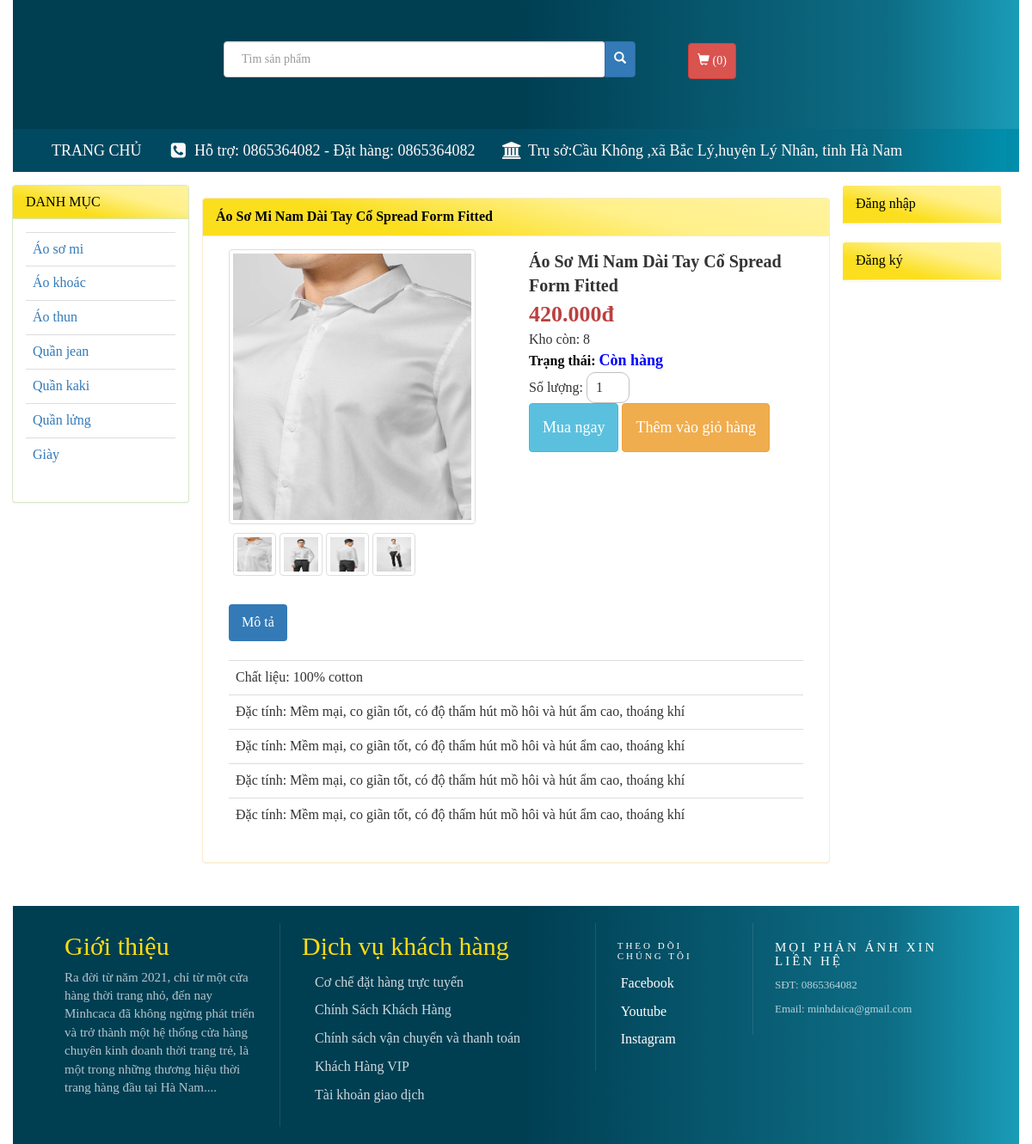
The app's page /?menu=product_info&masp=14 with its own data.
### tables this page shows
CREATE TABLE `menu_doc` (
  `id` int(11) NOT NULL,
  `title` varchar(255) DEFAULT NULL,
  `sub_1` varchar(255) NOT NULL,
  `sub_2` varchar(255) NOT NULL,
  `sub_3` varchar(255) NOT NULL,
  `sub_4` varchar(255) NOT NULL,
  `sub_5` varchar(255) NOT NULL,
  `sub_6` varchar(255) NOT NULL,
  `sub_7` varchar(255) NOT NULL,
  `sub_1_link` varchar(1000) NOT NULL,
  `sub_2_link` varchar(1000) NOT NULL,
  `sub_3_link` varchar(1000) NOT NULL,
  `sub_4_link` varchar(1000) NOT NULL,
  `sub_5_link` varchar(1000) NOT NULL,
  `sub_6_link` varchar(1000) NOT NULL,
  `sub_7_link` varchar(1000) NOT NULL
);

CREATE TABLE `thongtinsp` (
  `id` int(11) NOT NULL,
  `masp` int(11) NOT NULL,
  `mota1` varchar(1000) DEFAULT NULL,
  `mota2` varchar(1000) DEFAULT NULL,
  `mota3` varchar(1000) DEFAULT NULL,
  `mota4` varchar(1000) DEFAULT NULL,
  `mota5` varchar(1000) DEFAULT NULL
);

CREATE TABLE `san_pham` (
  `masp` int(11) NOT NULL,
  `tensp` varchar(255) NOT NULL,
  `giasp` int(11) NOT NULL,
  `soluong` int(11) NOT NULL,
  `img` varchar(1000) DEFAULT NULL,
  `img1` varchar(1000) DEFAULT NULL,
  `img2` varchar(1000) DEFAULT NULL,
  `img3` varchar(1000) DEFAULT NULL,
  `loaisp` varchar(255) NOT NULL,
  `noi_bat` varchar(255) DEFAULT NULL,
  `mua_nhieu` int(11) DEFAULT NULL
);

### chuc_nang/san_pham/product_info.php (the view, shortened to what this page needs)
<div class="product-info">
<?php
	include ('connect.php');
	$sl   = 'select * from san_pham join thongtinsp on san_pham.masp= thongtinsp.masp where san_pham.masp=' . $_GET['masp'];
	$exec = mysqli_query($connect, $sl);
	$row  = mysqli_fetch_array($exec);
?>
	<div class="panel panel-warning">
    	<div class="panel-heading">
    		<span style="font-weight: bold; color: "><?php echo $row['tensp']; ?></span>
		</div>
    	<div class="panel-body">
			<form method="GET">
				<div class="img-sp col-xs-12 col-sm-12 col-md-6 col-lg-6">
					<img id="img" class="img-thumbnail" src="images/<?php echo $row['img']; ?>">
					<div class="col-xs-12 col-sm-12 col-md-12 col-lg-12">
						<div style="margin-left: -10px; padding-top: 10px;">
							<img class="img-thumbnail" src="images/<?php echo $row['img']; ?>" style="width: 50px; height: 50px;" onclick="img1();" alt="">
							<img class="img-thumbnail" src="images/<?php echo $row['img1']; ?>" style="width: 50px; height: 50px;" onclick="img2();" alt="">
							<img class="img-thumbnail" src="images/<?php echo $row['img2']; ?>" style="width: 50px; height: 50px;" onclick="img3();" alt="">
							<img class="img-thumbnail" src="images/<?php echo $row['img3']; ?>" style="width: 50px; height: 50px;" onclick="img4();" alt="">
						</div>
					</div>
				</div>
				<div class="info_sp col-xs-12 col-sm-12 col-md-6 col-lg-6">
					<span style="font-size: 20px; font-weight: bold;" name="tensp"><?php echo $row['tensp']; ?></span>
					<span style="color: #BB4040; font-weight: bold; font-size: 26px;" name="giasp"><?php echo number_format($row['giasp'], 0, ",", ".") . "đ"; ?></span></br>
					<span >Kho còn: <?php echo $row['soluong']; ?></span><br>
					<span style="color: black; font-size: 16px; font-weight: bold; margin-top: 15px;">Trạng thái:
				<?php
					if ($row['soluong'] > 0) {
						echo '<span style="color: blue; font-size: 18px; ">Còn hàng</span>';
				?>
						</span><br>
						<span style="margin-top: 10px;" >Số lượng:
							<input type="number" style="width: 50px; height: 36px; border-radius: 10px; border: solid silver 0.1px; padding-left: 10px; " name="soluong" value="1"min="1" max="<?php echo $row['soluong'] ?>">
						</span><br>
						<a href="?menu=mua_ngay&masp=<?php echo $row['masp']; ?>&soluong=1" style="padding: 15px; font-size: 18px;" class="btn btn-info" >Mua ngay</a>
						<input type="submit" class="btn btn-warning" style="padding: 15px; font-size: 18px" value="Thêm vào giỏ hàng">
				<?php
					}
					else {
						echo '<span style="color: red; font-size: 18px; ">Hết hàng</span>';
					}
				?>
				</div>
			</form>
		<div class="col-xs-12 col-sm-12 col-md-12 col-lg-12" style="padding-top: 10px;">
			<ul class="nav nav-pills">
				<li class="active">
					<br><a data-toggle="pill" href="#thong_tin">Mô tả</a><br>
				</li>
			</ul>
			<div class="tab-content">
				<div id="thong_tin" class="tab-pane fade in  active">
					<table class="table">
						<tr>
							<td><?php echo $row['mota1']; ?></td>
						</tr>
						<tr>
							<td><?php echo $row['mota2']; ?></td>
						</tr>
						<tr>
							<td><?php echo $row['mota3']; ?></td>
						</tr>
						<tr>
							<td><?php echo $row['mota4']; ?></td>
						</tr>
						<tr>
							<td><?php echo $row['mota5']; ?></td>
						</tr>
					</table>
				</div>
			</div>
		</div>
	</div>
</div>
</div>

### left.php (shortened to what this page needs)
<div class="row">
    <div class="panel-group" id="accordion">
     <?php
		include('connect.php');
		$sl= "select * from menu_doc";
		$exec= mysqli_query($connect,$sl);
		while($row= mysqli_fetch_array($exec)){
	?>
        <div class="panel panel-success" style="margin-left: -16px;">
            <div class="panel-heading">
                <h4 class="panel-title">
                    <a data-toggle="collapse" style="text-decoration: none;" data-parent="#accordion" href="#collapse<?php echo $num; ?>"><?php echo $row['title'];  ?></a>
                </h4>
            </div>
            <div id="collapse<?php echo $num; ?>" class="panel-collapse">
                <div class="panel-body">
                    <table class="table">
                        <?php
                            if($row['sub_1']!=""){echo "
                                <tr>
                                    <td>
                                        <a href=".$row['sub_1_link'].">".$row['sub_1']."</a>
                                    </td>
                                </tr>";}
                            if($row['sub_2']!=""){echo "
                                <tr>
                                    <td>
                                        <a href=".$row['sub_2_link'].">".$row['sub_2']."</a>
                                    </td>
                                </tr>";}
                            if($row['sub_3']!=""){echo "
                                <tr>
                                    <td>
                                        <a href=".$row['sub_3_link'].">".$row['sub_3']."</a>
                                    </td>
                                </tr>";}
                            if($row['sub_4']!=""){echo "
                                <tr>
                                    <td>
                                        <a href=".$row['sub_4_link'].">".$row['sub_4']."</a>
                                    </td>
                                </tr>";}
                            if($row['sub_5']!=""){echo "
                                <tr>
                                    <td>
                                        <a href=".$row['sub_5_link'].">".$row['sub_5']."</a>
                                    </td>
                                </tr>";}
                            if($row['sub_6']!=""){echo "
                                <tr>
                                    <td>
                                        <a href=".$row['sub_6_link'].">".$row['sub_6']."</a>
                                    </td>
                                </tr>";}
                            if($row['sub_7']!=""){echo "
                                <tr>
                                    <td>
                                        <a href=".$row['sub_7_link'].">".$row['sub_7']."</a>
                                    </td>
                                </tr>";}
                        ?>
                    </table>
                </div>
            </div>
        </div>
    <?php } ?>
    </div>
</div>

### css/style.css (style rules this page uses)
body { width: 96%; margin: auto; font-family: tahoma; font-size: 16px; }
body { width: 100%; }
.panel-heading { background-image: linear-gradient(14deg,#fbdd12f2 30%,#fff08a 65%,#fff39e 100%); }
.panel-heading { color:black !important; }
.left a { text-decoration: none; }
.content .product-info { width: 100%; }
.content .product-info .img-sp img { width: 90%; height: 320px; transition: 0.4s; -webkit-transition: 0.4s; -moz-transition: 0.4s; }

### records on screen
menu_doc: title "DANH MỤC", sub_1 "Áo sơ mi", sub_2 "Áo khoác", sub_3 "Áo thun", sub_4 "Quần jean", sub_5 "Quần kaki", sub_6 "Quần lửng", sub_7 "Giày"
thongtinsp: masp.tensp "Áo Sơ Mi Nam Dài Tay Cổ Spread Form Fitted", masp.img (picture), masp.img1 (picture), masp.img2 (picture), masp.img3 (picture), masp.giasp "420.000", masp.soluong "8", mota1 "Chất liệu: 100% cotton", mota2 "Đặc tính: Mềm mại, co giãn tốt, có độ thấm hút mồ hôi và hút ẩm cao, thoáng khí", mota3 "Đặc tính: Mềm mại, co giãn tốt, có độ thấm hút mồ hôi và hút ẩm cao, thoáng khí", mota4 "Đặc tính: Mềm mại, co giãn tốt, có độ thấm hút mồ hôi và hút ẩm cao, thoáng khí", mota5 "Đặc tính: Mềm mại, co giãn tốt, có độ thấm hút mồ hôi và hút ẩm cao, thoáng khí"

### other values on screen
$cart "0"
